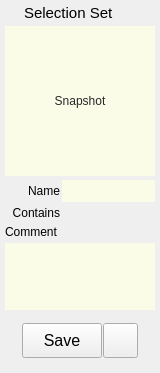
<?xml version="1.0" encoding="UTF-8"?>
<ui version="4.0">
 <class>Form</class>
 <widget class="QWidget" name="Form">
  <property name="geometry">
   <rect>
    <x>0</x>
    <y>0</y>
    <width>160</width>
    <height>373</height>
   </rect>
  </property>
  <property name="sizePolicy">
   <sizepolicy hsizetype="Preferred" vsizetype="Preferred">
    <horstretch>0</horstretch>
    <verstretch>0</verstretch>
   </sizepolicy>
  </property>
  <property name="minimumSize">
   <size>
    <width>160</width>
    <height>0</height>
   </size>
  </property>
  <property name="maximumSize">
   <size>
    <width>300</width>
    <height>16777215</height>
   </size>
  </property>
  <property name="windowTitle">
   <string>Form</string>
  </property>
  <property name="styleSheet">
   <string notr="true">QLineEdit, QPlainTextEdit {
color: rgb(40, 40, 40);
border: 0px solid rgb(0, 0, 0, 150);
background-color: rgb(254, 255, 230, 200);
}</string>
  </property>
  <layout class="QVBoxLayout" name="verticalLayout">
   <property name="spacing">
    <number>4</number>
   </property>
   <property name="leftMargin">
    <number>5</number>
   </property>
   <property name="topMargin">
    <number>2</number>
   </property>
   <property name="rightMargin">
    <number>5</number>
   </property>
   <property name="bottomMargin">
    <number>2</number>
   </property>
   <item>
    <layout class="QHBoxLayout" name="horizontalLayout_18">
     <property name="leftMargin">
      <number>2</number>
     </property>
     <property name="topMargin">
      <number>2</number>
     </property>
     <property name="bottomMargin">
      <number>0</number>
     </property>
     <item>
      <widget class="QLabel" name="label_6">
       <property name="maximumSize">
        <size>
         <width>13</width>
         <height>13</height>
        </size>
       </property>
       <property name="text">
        <string/>
       </property>
       <property name="pixmap">
        <pixmap>../icons/selectionSet2.png</pixmap>
       </property>
       <property name="scaledContents">
        <bool>true</bool>
       </property>
      </widget>
     </item>
     <item>
      <widget class="QLabel" name="label_4">
       <property name="font">
        <font>
         <family>Arial</family>
         <pointsize>11</pointsize>
         <weight>50</weight>
         <bold>false</bold>
        </font>
       </property>
       <property name="text">
        <string>Selection Set</string>
       </property>
      </widget>
     </item>
    </layout>
   </item>
   <item>
    <layout class="QHBoxLayout" name="modelPanelLayout">
     <property name="spacing">
      <number>0</number>
     </property>
     <property name="bottomMargin">
      <number>0</number>
     </property>
     <item>
      <widget class="QLabel" name="label_3">
       <property name="minimumSize">
        <size>
         <width>0</width>
         <height>0</height>
        </size>
       </property>
       <property name="maximumSize">
        <size>
         <width>0</width>
         <height>16777215</height>
        </size>
       </property>
       <property name="text">
        <string/>
       </property>
      </widget>
     </item>
     <item>
      <widget class="QFrame" name="frame_9">
       <property name="sizePolicy">
        <sizepolicy hsizetype="Fixed" vsizetype="Fixed">
         <horstretch>0</horstretch>
         <verstretch>0</verstretch>
        </sizepolicy>
       </property>
       <property name="maximumSize">
        <size>
         <width>16777215</width>
         <height>16777215</height>
        </size>
       </property>
       <property name="frameShape">
        <enum>QFrame::NoFrame</enum>
       </property>
       <property name="frameShadow">
        <enum>QFrame::Raised</enum>
       </property>
       <layout class="QHBoxLayout" name="horizontalLayout_13">
        <property name="spacing">
         <number>0</number>
        </property>
        <property name="margin">
         <number>0</number>
        </property>
       </layout>
      </widget>
     </item>
     <item>
      <widget class="QFrame" name="frame_10">
       <property name="sizePolicy">
        <sizepolicy hsizetype="Expanding" vsizetype="Fixed">
         <horstretch>0</horstretch>
         <verstretch>0</verstretch>
        </sizepolicy>
       </property>
       <property name="maximumSize">
        <size>
         <width>16777215</width>
         <height>16777215</height>
        </size>
       </property>
       <property name="frameShape">
        <enum>QFrame::NoFrame</enum>
       </property>
       <property name="frameShadow">
        <enum>QFrame::Raised</enum>
       </property>
       <layout class="QHBoxLayout" name="horizontalLayout_14">
        <property name="spacing">
         <number>0</number>
        </property>
        <property name="margin">
         <number>0</number>
        </property>
        <item>
         <widget class="QToolButton" name="snapshotButton">
          <property name="minimumSize">
           <size>
            <width>150</width>
            <height>150</height>
           </size>
          </property>
          <property name="maximumSize">
           <size>
            <width>150</width>
            <height>150</height>
           </size>
          </property>
          <property name="toolTip">
           <string>Click to take a snapshot of the selected model view.</string>
          </property>
          <property name="styleSheet">
           <string notr="true">color: rgb(40, 40, 40);
border: 0px solid rgb(0, 0, 0, 150);
background-color: rgb(254, 255, 230, 200);</string>
          </property>
          <property name="text">
           <string>Snapshot</string>
          </property>
          <property name="icon">
           <iconset>
            <normaloff>../icons/thumbnail.png</normaloff>../icons/thumbnail.png</iconset>
          </property>
          <property name="iconSize">
           <size>
            <width>200</width>
            <height>200</height>
           </size>
          </property>
          <property name="popupMode">
           <enum>QToolButton::InstantPopup</enum>
          </property>
          <property name="toolButtonStyle">
           <enum>Qt::ToolButtonIconOnly</enum>
          </property>
          <property name="autoRaise">
           <bool>false</bool>
          </property>
         </widget>
        </item>
       </layout>
      </widget>
     </item>
    </layout>
   </item>
   <item>
    <layout class="QHBoxLayout" name="horizontalLayout">
     <property name="spacing">
      <number>2</number>
     </property>
     <item>
      <widget class="QLabel" name="label">
       <property name="minimumSize">
        <size>
         <width>55</width>
         <height>0</height>
        </size>
       </property>
       <property name="maximumSize">
        <size>
         <width>55</width>
         <height>16777215</height>
        </size>
       </property>
       <property name="text">
        <string>Name</string>
       </property>
       <property name="alignment">
        <set>Qt::AlignRight|Qt::AlignTrailing|Qt::AlignVCenter</set>
       </property>
      </widget>
     </item>
     <item>
      <widget class="QLineEdit" name="name">
       <property name="sizePolicy">
        <sizepolicy hsizetype="Expanding" vsizetype="Fixed">
         <horstretch>0</horstretch>
         <verstretch>0</verstretch>
        </sizepolicy>
       </property>
       <property name="minimumSize">
        <size>
         <width>50</width>
         <height>22</height>
        </size>
       </property>
       <property name="maximumSize">
        <size>
         <width>16777215</width>
         <height>22</height>
        </size>
       </property>
       <property name="styleSheet">
        <string notr="true"/>
       </property>
      </widget>
     </item>
    </layout>
   </item>
   <item>
    <layout class="QHBoxLayout" name="horizontalLayout_15">
     <property name="spacing">
      <number>4</number>
     </property>
     <property name="topMargin">
      <number>0</number>
     </property>
     <property name="bottomMargin">
      <number>0</number>
     </property>
     <item>
      <widget class="QLabel" name="label_15">
       <property name="enabled">
        <bool>true</bool>
       </property>
       <property name="sizePolicy">
        <sizepolicy hsizetype="Fixed" vsizetype="Fixed">
         <horstretch>0</horstretch>
         <verstretch>0</verstretch>
        </sizepolicy>
       </property>
       <property name="minimumSize">
        <size>
         <width>55</width>
         <height>0</height>
        </size>
       </property>
       <property name="maximumSize">
        <size>
         <width>55</width>
         <height>500</height>
        </size>
       </property>
       <property name="text">
        <string>Contains</string>
       </property>
       <property name="alignment">
        <set>Qt::AlignRight|Qt::AlignTop|Qt::AlignTrailing</set>
       </property>
      </widget>
     </item>
     <item>
      <widget class="QLabel" name="contains">
       <property name="enabled">
        <bool>false</bool>
       </property>
       <property name="sizePolicy">
        <sizepolicy hsizetype="Preferred" vsizetype="Fixed">
         <horstretch>0</horstretch>
         <verstretch>0</verstretch>
        </sizepolicy>
       </property>
       <property name="minimumSize">
        <size>
         <width>0</width>
         <height>15</height>
        </size>
       </property>
       <property name="maximumSize">
        <size>
         <width>16777215</width>
         <height>15</height>
        </size>
       </property>
       <property name="styleSheet">
        <string notr="true"/>
       </property>
       <property name="text">
        <string/>
       </property>
       <property name="alignment">
        <set>Qt::AlignLeading|Qt::AlignLeft|Qt::AlignTop</set>
       </property>
       <property name="wordWrap">
        <bool>true</bool>
       </property>
      </widget>
     </item>
    </layout>
   </item>
   <item>
    <widget class="QLabel" name="label_2">
     <property name="text">
      <string>Comment</string>
     </property>
    </widget>
   </item>
   <item>
    <widget class="QPlainTextEdit" name="comment">
     <property name="sizePolicy">
      <sizepolicy hsizetype="Expanding" vsizetype="MinimumExpanding">
       <horstretch>0</horstretch>
       <verstretch>0</verstretch>
      </sizepolicy>
     </property>
     <property name="minimumSize">
      <size>
       <width>0</width>
       <height>50</height>
      </size>
     </property>
     <property name="maximumSize">
      <size>
       <width>5000</width>
       <height>100</height>
      </size>
     </property>
     <property name="styleSheet">
      <string notr="true"/>
     </property>
     <property name="plainText">
      <string/>
     </property>
    </widget>
   </item>
   <item>
    <widget class="QFrame" name="previewButtons">
     <property name="frameShape">
      <enum>QFrame::NoFrame</enum>
     </property>
     <property name="frameShadow">
      <enum>QFrame::Plain</enum>
     </property>
     <layout class="QHBoxLayout" name="horizontalLayout_6">
      <property name="spacing">
       <number>1</number>
      </property>
      <item>
       <spacer name="horizontalSpacer_3">
        <property name="orientation">
         <enum>Qt::Horizontal</enum>
        </property>
        <property name="sizeHint" stdset="0">
         <size>
          <width>40</width>
          <height>20</height>
         </size>
        </property>
       </spacer>
      </item>
      <item>
       <widget class="QPushButton" name="acceptButton">
        <property name="sizePolicy">
         <sizepolicy hsizetype="Preferred" vsizetype="Fixed">
          <horstretch>0</horstretch>
          <verstretch>0</verstretch>
         </sizepolicy>
        </property>
        <property name="minimumSize">
         <size>
          <width>80</width>
          <height>35</height>
         </size>
        </property>
        <property name="maximumSize">
         <size>
          <width>140</width>
          <height>35</height>
         </size>
        </property>
        <property name="font">
         <font>
          <family>Arial</family>
          <pointsize>12</pointsize>
          <weight>50</weight>
          <bold>false</bold>
         </font>
        </property>
        <property name="toolTip">
         <string/>
        </property>
        <property name="styleSheet">
         <string notr="true"/>
        </property>
        <property name="text">
         <string>Save</string>
        </property>
       </widget>
      </item>
      <item>
       <widget class="QPushButton" name="selectionSetButton">
        <property name="minimumSize">
         <size>
          <width>35</width>
          <height>35</height>
         </size>
        </property>
        <property name="maximumSize">
         <size>
          <width>5</width>
          <height>16777215</height>
         </size>
        </property>
        <property name="text">
         <string/>
        </property>
        <property name="icon">
         <iconset>
          <normaloff>../icons/selectionSet2.png</normaloff>../icons/selectionSet2.png</iconset>
        </property>
        <property name="iconSize">
         <size>
          <width>25</width>
          <height>25</height>
         </size>
        </property>
       </widget>
      </item>
      <item>
       <spacer name="horizontalSpacer_4">
        <property name="orientation">
         <enum>Qt::Horizontal</enum>
        </property>
        <property name="sizeHint" stdset="0">
         <size>
          <width>40</width>
          <height>20</height>
         </size>
        </property>
       </spacer>
      </item>
     </layout>
    </widget>
   </item>
   <item>
    <widget class="QFrame" name="frame">
     <property name="sizePolicy">
      <sizepolicy hsizetype="Preferred" vsizetype="Expanding">
       <horstretch>0</horstretch>
       <verstretch>2</verstretch>
      </sizepolicy>
     </property>
     <property name="frameShape">
      <enum>QFrame::NoFrame</enum>
     </property>
     <property name="frameShadow">
      <enum>QFrame::Plain</enum>
     </property>
    </widget>
   </item>
  </layout>
 </widget>
 <resources/>
 <connections/>
 <slots>
  <slot>snapshot()</slot>
  <slot>save()</slot>
 </slots>
</ui>
